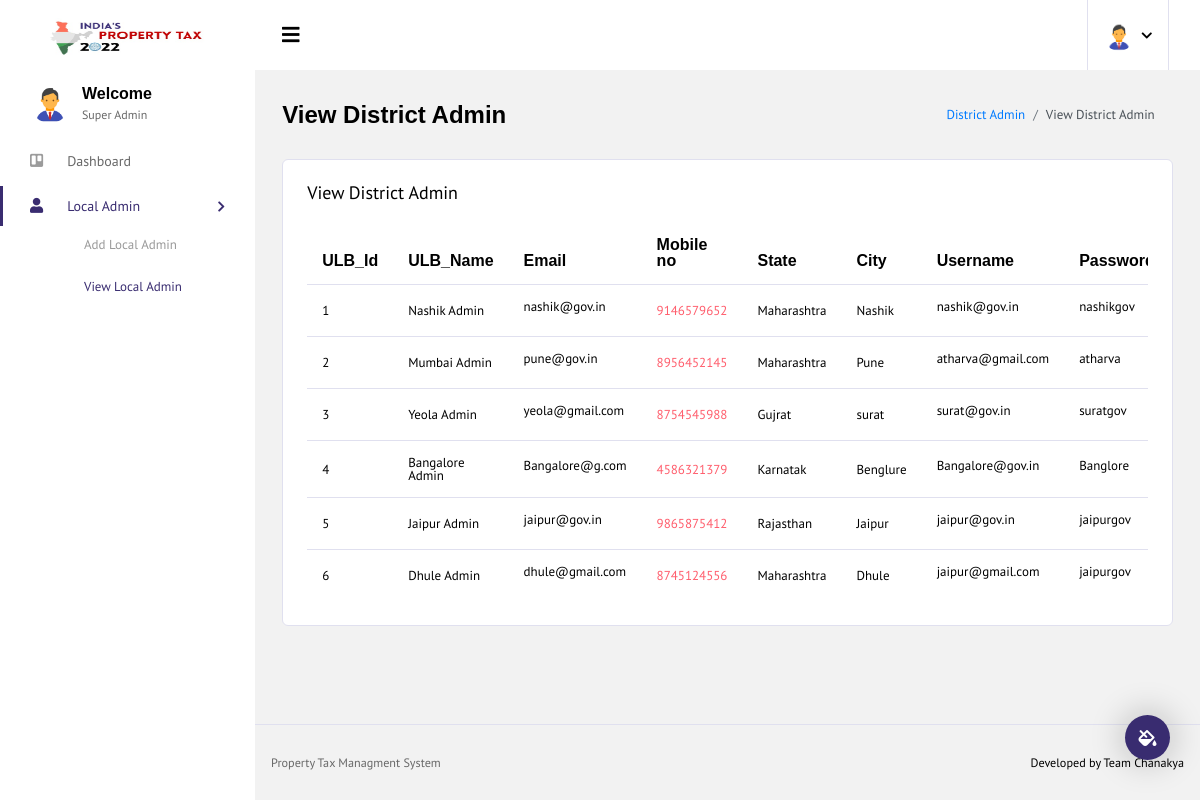
The page /taxsih/view_localadmin.php (signed in) on the database its author committed.
### tables this page shows
CREATE TABLE `districtadmin` (
  `ulb_id` int(11) NOT NULL,
  `name` varchar(50) DEFAULT NULL,
  `email` varchar(255) DEFAULT NULL,
  `mobileno` varchar(20) DEFAULT NULL,
  `state` varchar(50) DEFAULT NULL,
  `city` varchar(50) DEFAULT NULL,
  `username` varchar(50) DEFAULT NULL,
  `password` varchar(50) DEFAULT NULL,
  `c_status` varchar(10) DEFAULT '1',
  `timestamp` timestamp NOT NULL DEFAULT current_timestamp() ON UPDATE current_timestamp()
);

### taxsih/view_localadmin.php (the view, shortened to what this page needs)
 ?><!DOCTYPE html>
<html lang="en">
<head>
  <link rel="stylesheet" href="vendors/iconfonts/font-awesome/css/all.min.css">
  <link rel="stylesheet" href="vendors/css/vendor.bundle.base.css">
  <link rel="stylesheet" href="vendors/css/vendor.bundle.addons.css">
  <link rel="stylesheet" href="css/style.css">
</head>
<body>
  <div class="container-scroller">
      <?php include "header.php";?>
    <div class="container-fluid page-body-wrapper">
      <div class="theme-setting-wrapper">
        <div id="settings-trigger"><i class="fas fa-fill-drip"></i></div>
      </div>
      <?php include "navbar.php";?>
      <div class="main-panel">
        <div class="content-wrapper">
          <div class="page-header">
            <h3 class="page-title">
              View District Admin
            </h3>
            <nav aria-label="breadcrumb">
              <ol class="breadcrumb">
                <li class="breadcrumb-item"><a href="#">District Admin</a></li>
                <li class="breadcrumb-item active" aria-current="page">View District Admin</li>
              </ol>
            </nav>
          </div>
          <div class="card">
            <div class="card-body">
              <h4 class="card-title">View District Admin</h4>
              <div class="row">
                <div class="col-12">
                  <div class="table-responsive">
                    <table id="order-listing" class="table">
                      <thead>
                        <tr>
                          <th>ULB_Id</th>
                          <th>ULB_Name</th>
                          <th>Email</th>
                          <th>Mobile no</th>
                          <th>State</th>
                          <th>City</th>
                          <th>Username</th>
                          <th>Password</th>
                        </tr>
                      </thead>
                      <tbody>
                    <?php
                            require 'db.php';
                            $select = "select * from districtadmin where c_status ='1'";
                              if ($result = $con->query($select))
                                 {
                                       while ($data = $result->fetch_assoc())
                                       {
                                          echo'
                        <tr>
                          <td name="id">'.$data["ulb_id"].'</td>
                          <td >'.$data["name"].'</td>
                          <td><label class="">'.$data["email"].'</label></td>
                          <td class="text-danger">'.$data["mobileno"].'</td>
                          <td >'.$data["state"].'</td>
                          <td >'.$data["city"].'</td>
                          <td><label class="">'.$data["username"].'</label></td>
                          <td><label class="">'.$data["password"].'</label></td>
                          <td style="font-size: 16px;">
                          <a href="edit_localadmin.php?ulb_id='.$data["ulb_id"].'">
                          <i class="fas fa-edit "style="margin-right:3%;color: green" ></i>
                         <!-- <a href="edit_localadmin.php?ulb_id='.$data["ulb_id"].'">
                          <i class="fas fa-eye " style="color: blue" ></i> -->
                           <a href="javascript:;" class="del" data-userid = '.$data["ulb_id"].'><i class="fas fa-trash" style="color: red"></i></a>
                           </td>
                        </tr>
                        ';}}?>
                      </tbody>
                    </table>
                  </div>
                </div>
              </div>
            </div>
          </div>
        </div>
        <?php include "footer.php";?>
      </div>
    </div>
  </div>
</body>
</html>

### taxsih/header.php (shortened to what this page needs)
<nav class="navbar col-lg-12 col-12 p-0 fixed-top d-flex flex-row default-layout-navbar">
     <div class="text-center navbar-brand-wrapper d-flex align-items-center justify-content-center">
       <a class="navbar-brand brand-logo" href="index.php"><img src="images/Properttaximg.jpeg" alt="logo"/></a>
     </div>
     <div class="navbar-menu-wrapper d-flex align-items-stretch">
       <button class="navbar-toggler navbar-toggler align-self-center" type="button" data-toggle="minimize">
         <span class="fas fa-bars"></span>
       </button>
       <ul class="navbar-nav navbar-nav-right">
         <li class="nav-item nav-profile dropdown">
           <a class="nav-link dropdown-toggle" href="#" data-toggle="dropdown" id="profileDropdown">
             <img src="images/icon.png" alt="profile"/>
           </a>
         </li>
       </ul>
     </div>
   </nav>

### taxsih/navbar.php
<nav class="sidebar sidebar-offcanvas" id="sidebar">
        <ul class="nav">
          <li class="nav-item nav-profile">
            <div class="nav-link">
              <div class="profile-image">
                <img src="images/icon.png" alt="image"/>
              </div>
              <div class="profile-name">
                <p class="name">
                  Welcome
                </p>
                <p class="designation">
                  Super Admin
                </p>
              </div>
            </div>
          </li>
          <li class="nav-item">
            <a class="nav-link" href="dashboard.php">
              <i class="fab fa-trello menu-icon"></i>
              <span class="menu-title">Dashboard</span>
            </a>
          </li>
          <li class="nav-item">
            <a class="nav-link" data-toggle="collapse" href="#page-layouts" aria-expanded="false" aria-controls="page-layouts">
              <i class="fas fa-user menu-icon"></i>
              <span class="menu-title">Local Admin</span>
              <i class="menu-arrow"></i>
            </a>
            <div class="collapse" id="page-layouts">
              <ul class="nav flex-column sub-menu">
                <li class="nav-item d-none d-lg-block"> <a class="nav-link" href="add_localadmin.php">Add Local Admin</a></li>
                <li class="nav-item"> <a class="nav-link" href="view_localadmin.php">View Local Admin</a></li>
              </ul>
            </div>
          </li>
        </ul>
      </nav>

### taxsih/footer.php
<footer class="footer">
         <div class="d-sm-flex justify-content-center justify-content-sm-between">
           <span class="text-muted text-center text-sm-left d-block d-sm-inline-block">Property Tax Managment System</span>
           <span class="float-none float-sm-right d-block mt-1 mt-sm-0 text-center">Developed by Team Chanakya</i></span>
         </div>
       </footer>

### rows shown on the page
districtadmin: ulb_id "1", name "Nashik Admin", email "nashik@gov.in", mobileno "9146579652", state "Maharashtra", city "Nashik", username "nashik@gov.in", password "nashikgov"
districtadmin: ulb_id "2", name "Mumbai Admin", email "pune@gov.in", mobileno "8956452145", state "Maharashtra", city "Pune", username "atharva@gmail.com", password "atharva"
districtadmin: ulb_id "3", name "Yeola Admin", email "yeola@gmail.com", mobileno "8754545988", state "Gujrat", city "surat", username "surat@gov.in", password "suratgov"
districtadmin: ulb_id "4", name "Bangalore Admin", email "Bangalore@g.com", mobileno "4586321379", state "Karnatak", city "Benglure", username "Bangalore@gov.in", password "Banglore"
districtadmin: ulb_id "5", name "Jaipur Admin", email "jaipur@gov.in", mobileno "9865875412", state "Rajasthan", city "Jaipur", username "jaipur@gov.in", password "jaipurgov"
districtadmin: ulb_id "6", name "Dhule Admin", email "dhule@gmail.com", mobileno "8745124556", state "Maharashtra", city "Dhule", username "jaipur@gmail.com", password "jaipurgov"
